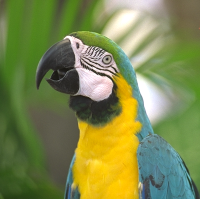
%> input picture images/colour.png, 200 x 199 px
$ octave --eval "main;"   (GNU Octave 9; MATLAB toolbox functions it lacks are replaced by stand-ins)
%> lines starting %> are read from the running program, lines starting %| are printed output that depends on the picture
### utils/calcRSNR.m
function rsnr = calcRSNR(x,x0)
    rsnr = 20*log10(norm(x0(:))/norm(x0(:)-x(:)));
end

### ChannelwiseTVdenoise.m
%%
% Denoising/smoothing a given image y with the isotropic total variation.
%
% The iterative algorithm converges to the unique image x minimizing
%
% ||x-y||_2^2/2 + lambda*TV(x)
%     g(x)      +     f(x)
%
% TV(x) = ||Dx||_1,2, where D maps an image to its gradient field.
%
% The code is adapted from L. Condat's TVdenoise.m
% The original code is available from
% https://lcondat.github.io/software.html
%
% Changes include:
% 1. opDadj (i.e. -div) is changed to obey Dirichlet boundary condition
% 2. Use prox_sigma_g together with Moreau proximal decomposition theorem,
%    instead of directly applying prox_sigma_g_conj
%
% see
% <An introduction to continuous optimization for imaging> pp. 52, 58, 59
% for the algorithm
% and
% <A primal-dual splitting method for convex optimization
% involving Lipschitzian, proximable and linear composite terms>
% pp. 4 Algorithm 3.1 for the over-relaxations
%
% Ted (Yining) Ding, PhD student in Robotics and Autonomous Systems
% Edinburgh Centre for Robotics
% yd2007@hw.ac.uk
% 16/07/2021
%%
function main

    addpath('utils\')

	Nbiter= 400;	% number of iterations
	lambda = 0.1; 	% regularization parameter
	tau = 0.01;		% proximal parameter > 0; influences the convergence speed (i.e. primal step size)

    figure;

    x0 = double(imread('images\colour.png'))/255;   % Initial image
	subplot(221);
	imshow(x0);
    title('clean image')

	rng(0);
	y = x0+randn(size(x0))*0.1; % white Gaussian noise added to the image
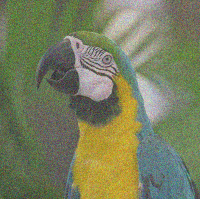
%> y: size 199x200x3 double; mean R, G, B 0.492, 0.533, 0.308; drawn with min black and max white
	subplot(222);
	imshow(y);
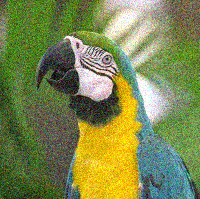
%> displayed picture: size 199x200x3, on the screen's scale of 0 to 255; mean R, G, B 124.5, 135.6, 79.6
    title('noisy image');

    xsol = zeros(size(x0));
    primal_cost = NaN(3,Nbiter);
    dual_cost = NaN(3,Nbiter);
    for c = 1:3
        [xsol(:,:,c), primal_cost(c,:), dual_cost(c,:)] = TVdenoising(y(:,:,c),lambda,tau,Nbiter);
    end
%> this loop made 3 passes
%> pass 1, in TVdenoising, `x2 = y;`:
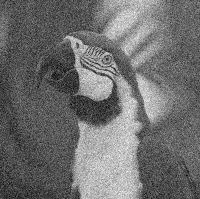
%> x2: size 199x200 double; min -0.176, max 1.36, mean 0.492; drawn with min black and max white
%> pass 2, in TVdenoising (call 2), `x2 = y;`:
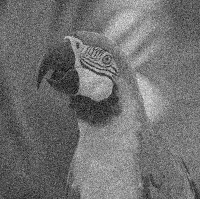
%> x2: size 199x200 double; min -0.188, max 1.44, mean 0.533; drawn with min black and max white
%> pass 3, in TVdenoising (call 3), `x2 = y;`:
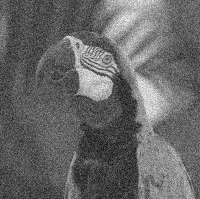
%> x2: size 199x200 double; min -0.365, max 1.3, mean 0.308; drawn with min black and max white
%> after the loop:
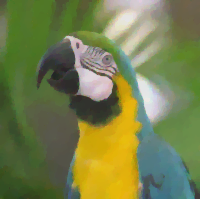
%> xsol: size 199x200x3 double; mean R, G, B 0.492, 0.533, 0.308; mean of the top-left, top-right, bottom-left and bottom-right quarters 0.369, 0.567, 0.337, 0.504; drawn with min black and max white
%> after the loop, dual_cost = 400 columns, first 8: [-91.55 -67.57 -56.74 -37.58 -22.21 -6.59 11.27 24.41; -104.6 -80.58 -69.41 -50.25 -34.31 -18.86 -1.18 12.31; -88.64 -63.6 -52.34 -32.72 -16.15 0.254 18.8 32.23]; primal_cost = 400 columns, first 8: [732.4 700.4 670.4 642.1 615.7 590.9 567.7 546; 727.7 695.3 665.1 636.5 609.8 584.7 561.3 539.4; 734.2 702.3 672.4 644.2 617.9 593.2 570.2 548.8]
    subplot(223);
	imshow(xsol);
    title('Channel-wise TV denoised image');
    imwrite(xsol,'images\ChannelwiseTVdenoised_colour.png');

    subplot(224);
    plot(primal_cost');
    xlabel('iteration');
    grid on;
    hold on;
    plot(dual_cost','--')
    title('Primal (solid) and dual (dashed) cost');

    fprintf('noisy image: RSNR = %.4f dB\n',calcRSNR(y,x0));
%> in calcRSNR, `rsnr = 20*log10(norm(x0(:))/norm(x0(:)-x(:)));`: rsnr = 14.12
%| noisy image: RSNR = 14.1223 dB
    fprintf('Channel-wise denoised image: RSNR = %.4f dB\n',calcRSNR(xsol,x0));
%| Channel-wise denoised image: RSNR = 23.0456 dB
%> `main;`:
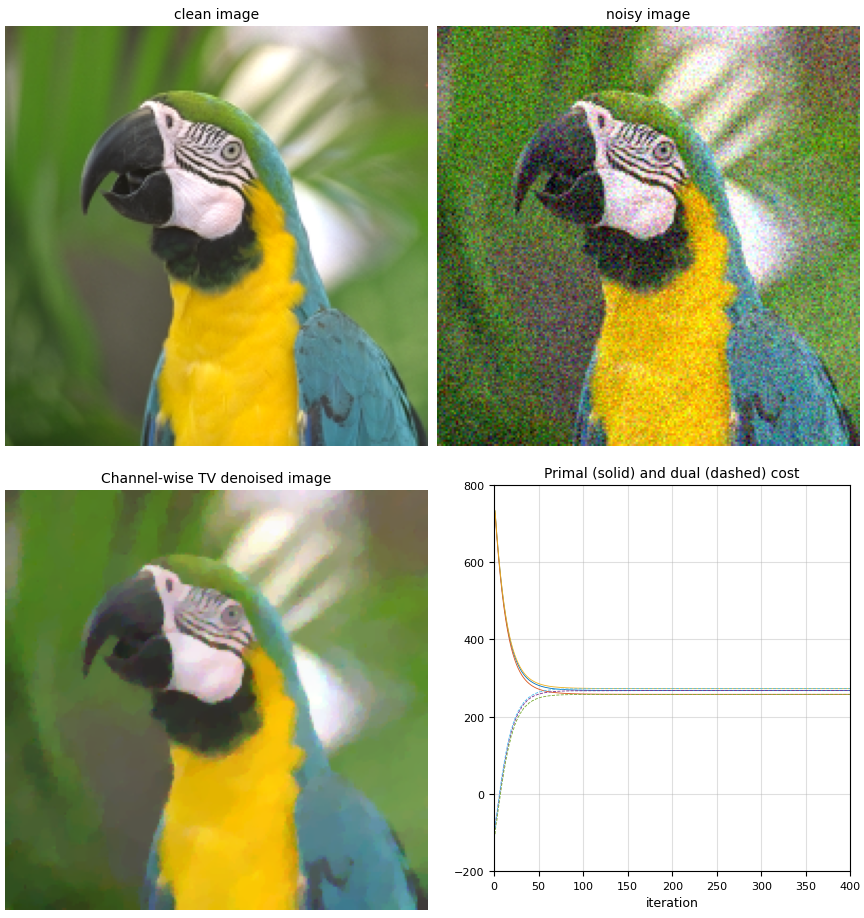
%> figure redrawn from the program's plot data, 4 panels
end


function [x, primal_cost, dual_cost] = TVdenoising(y,lambda,tau,Nbiter)

	rho = 1.99;         % relaxation parameter, in [1,2)
	sigma = 1/tau/8;    % the dual step size (N.B. ||D||^2 = 8)

	opD = @(x) cat(3,[diff(x,1,1);zeros(1,size(x,2))],[diff(x,1,2) zeros(size(x,1),1)]);            % grad with Neumann boundary condition
    opDadj = @(u) -[u(1,:,1);u(2:end-1,:,1)-u(1:end-2,:,1);-u(end-1,:,1)]-[u(:,1,2) u(:,2:end-1,2)-u(:,1:end-2,2) -u(:,end-1,2)];     % -div with Dirichlet boundary condition
	prox_tau_g = @(x) (x+tau*y)/(1+tau);                                            % prox of tau*||.-y||_2^2/2
    prox_gamma_f = @(u,gamma) max(1-gamma./sqrt(sum(u.^2,3)),0).*u;                 % prox of gamma*||.||_2

	x2 = y; 		% Initialization of the solution
    u2 = zeros([size(y),2]);

	cy = sum(sum(y.^2))/2;

    primal_cost = NaN(1, Nbiter);
    dual_cost = NaN(1, Nbiter);

    for iter = 1:Nbiter

        % primal update
		x = prox_tau_g(x2 - tau*opDadj(u2));

        % dual update using Moreau proximal decomposition theorem
        u = u2 + sigma*opD(2*x - x2);
        u = u - sigma*prox_gamma_f(u/sigma,lambda/sigma);

		% over-relaxations
        x2 = x2 + rho*(x-x2);
		u2 = u2 + rho*(u-u2);

        % evaluate cost values
        primal_cost(iter) = sum((x-y).^2,'all')/2 + lambda*sum(sum(sqrt(sum(opD(x).^2,3))));    % ||x-y||_2^2/2 + lambda.TV(x)
        dual_cost(iter) = cy - sum(sum((y-opDadj(u)).^2))/2;                                    % ||y||_2^2/2 - ||y+div(u)||^2/2, which is consistent with <An introduction to continuous optimization for imaging> pp 18

        % to monitor convergence
        if mod(iter,25)==0
            fprintf('nb iter:%4d  %f  %f\n',iter,primal_cost(iter),dual_cost(iter));
        end

    end
end
